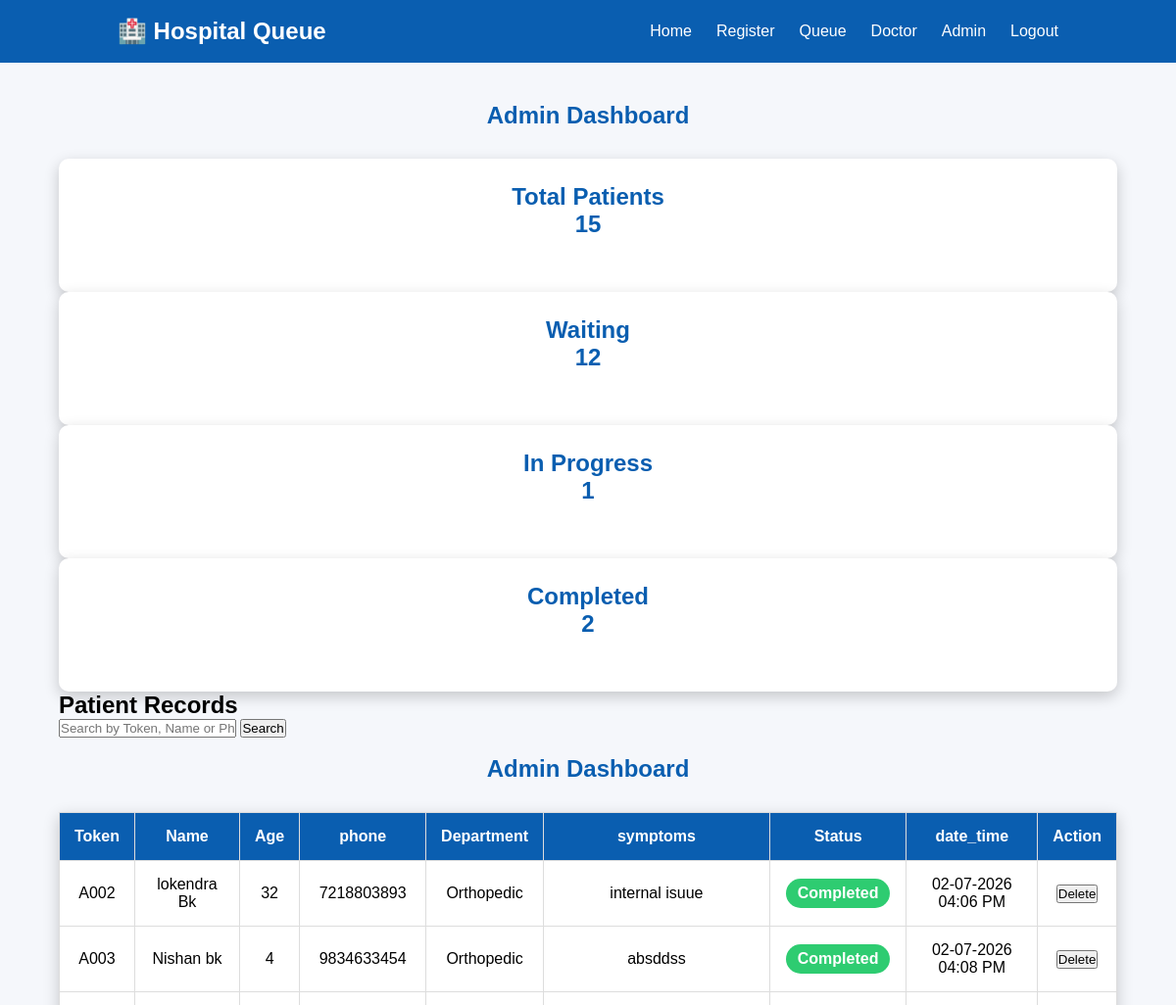
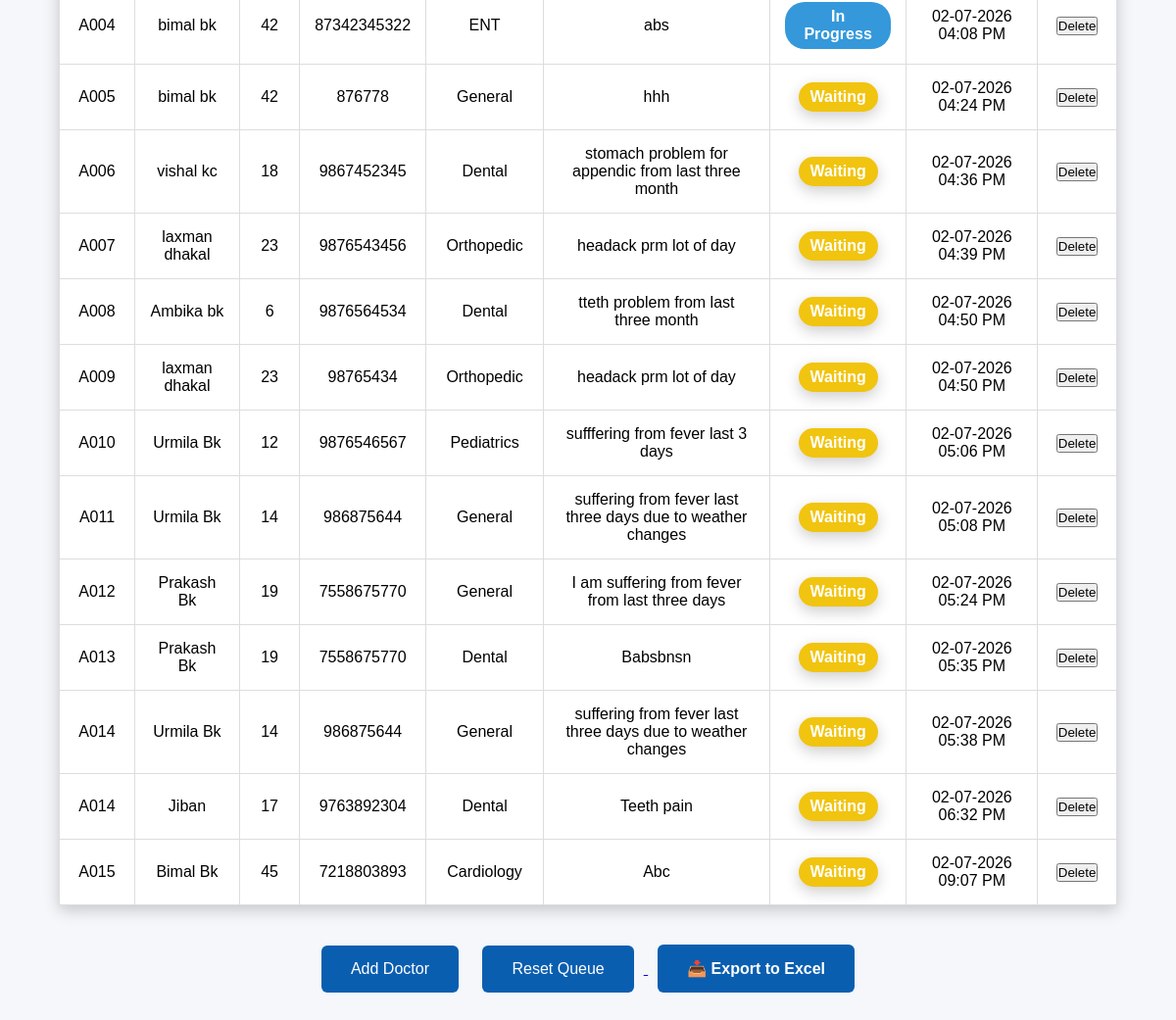
/admin (signed in), run on the app's committed database (2 pictures, top to bottom).
### tables this page shows
CREATE TABLE patients(
            id INTEGER PRIMARY KEY AUTOINCREMENT,
            token TEXT,
            name TEXT,
            age INTEGER,
            gender TEXT,
            phone TEXT,
            department TEXT,
            symptoms TEXT,
            status TEXT
        , date_time TEXT);

### app.py (the view)
@app.route("/admin")
def admin():
    if session.get("user") != "admin":
        return redirect("/login")
    conn = sqlite3.connect("database.db")
    cursor = conn.cursor()
    search = request.args.get("search", "")
    if search:
     cursor.execute("""
        SELECT id, token, name, age,  department, status,date_time
        FROM patients
        WHERE token LIKE ?
        OR name LIKE ?
        OR phone LIKE ?
        ORDER BY id
     """, (
        "%" + search + "%",
        "%" + search + "%",
        "%" + search + "%"
      ))
    else:
     cursor.execute("""
        SELECT id, token, name, age,  phone,department, symptoms, status,date_time
        FROM patients
        ORDER BY id
    """)
    patients = cursor.fetchall()
    cursor.execute("SELECT COUNT(*) FROM patients")
    total = cursor.fetchone()[0]
    cursor.execute("SELECT COUNT(*) FROM patients WHERE status='Waiting'")
    waiting = cursor.fetchone()[0]
    cursor.execute("SELECT COUNT(*) FROM patients WHERE status='In Progress'")
    progress = cursor.fetchone()[0]
    cursor.execute("SELECT COUNT(*) FROM patients WHERE status='Completed'")
    completed = cursor.fetchone()[0]
    conn.close()
    return render_template(
        "admin.html",
        patients=patients,
        total=total,
        waiting=waiting,
        progress=progress,
        completed=completed
    )

### templates/admin.html (shortened to what this page needs)
<!DOCTYPE html>
<html lang="en">
<head>
<link rel="stylesheet"
href="{{ url_for('static', filename='css/style.css') }}">
</head>
<body>
<nav>
<div class="logo">
🏥 Hospital Queue
</div>
<ul>
<li><a href="/">Home</a></li>
<li><a href="/register">Register</a></li>
<li><a href="/queue">Queue</a></li>
<li><a href="/doctor">Doctor</a></li>
<li><a href="/admin">Admin</a></li>
<li><a href="/logout">Logout</a></li>
</ul>
</nav>
<section class="admin-container">
<h1>Admin Dashboard</h1>
<div class="dashboard-card">
    <h2>Total Patients</h2>
    <h1>{{ total }}</h1>
</div>
<div class="dashboard-card">
    <h2>Waiting</h2>
    <h1>{{ waiting }}</h1>
</div>
<div class="dashboard-card">
    <h2>In Progress</h2>
    <h1>{{ progress }}</h1>
</div>
<div class="dashboard-card">
    <h2>Completed</h2>
    <h1>{{ completed }}</h1>
</div>
<h2>Patient Records</h2>
<form action="/admin" method="GET">
    <input
        type="text"
        name="search"
        placeholder="Search by Token, Name or Phone"
    >
    <button type="submit">
        Search
    </button>
</form>
<br>
<h1>Admin Dashboard</h1>
<table>
<tr>
    <th>Token</th>
    <th>Name</th>
    <th>Age</th>
    <th>phone</th>
    <th>Department</th>
    <th>symptoms</th>
    <th>Status</th>
    <th>date_time</th>
    <th>Action</th>
</tr>
{% for patient in patients %}
<tr>
    <td>{{ patient[1] }}</td>
    <td>{{ patient[2] }}</td>
    <td>{{ patient[3] }}</td>
    <td>{{ patient[4] }}</td>
    <td>{{ patient[5] }}</td>
    <td>{{ patient[6] }}</td>
    <td>
      {% if patient[7] == "Waiting" %}
        <span class="status waiting">Waiting</span>
      {% elif patient[7] == "In Progress" %}
        <span class="status progress">In Progress</span>
      {% elif patient[7] == "Completed" %}
        <span class="status completed">Completed</span>
      {% endif %}
   </td>
    <td>{{ patient[8] }}</td>
    <td>
        <a href="/delete/{{ patient[0] }}"
            onclick="return confirm('Are you sure you want to delete this patient?')">
            <button>Delete</button>
        </a>
    </td>
</tr>
{% endfor %}
</table>
<div class="admin-buttons">
<button id="addDoctor">
Add Doctor
</button>
<a href="/reset"
    onclick="return confirm('Are you sure you want to reset the entire queue?')">
    <button id="resetQueue">Reset Queue</button>
</a>
<a href="/export">
    <button class="export-btn">📥 Export to Excel</button>
</a>
</div>
</section>
</body>
</html>

### static/css/style.css (style rules this page uses)
* { margin:0; padding:0; box-sizing:border-box; font-family:Poppins,sans-serif; }
body { background:#f5f7fb; }
nav { display:flex; justify-content:space-between; align-items:center; padding:18px 10%; background:#0a5eb0; color:white; }
.logo { font-size:24px; font-weight:bold; }
nav ul { display:flex; list-style:none; }
nav ul li { margin-left:25px; }
nav a { color:white; text-decoration:none; font-weight:500; }
.waiting { background:white; padding:20px; border-radius:10px; box-shadow:0 5px 15px rgba(0,0,0,.2); }
.admin-container { width:90%; margin:40px auto; }
.admin-container h1 { text-align:center; color:#0a5eb0; margin-bottom:30px; }
.dashboard-card { background:white; padding:25px; text-align:center; border-radius:10px; box-shadow:0 5px 15px rgba(0,0,0,.2); }
.dashboard-card h2 { color:#0a5eb0; }
.admin-container table { width:100%; border-collapse:collapse; background:white; box-shadow:0 5px 15px rgba(0,0,0,.2); }
.admin-container th, .admin-container td { padding:15px; border:1px solid #ddd; text-align:center; }
.admin-container th { background:#0a5eb0; color:white; }
.admin-buttons { margin-top:30px; text-align:center; }
.admin-buttons button { padding:15px 30px; margin:10px; border:none; border-radius:6px; background:#0a5eb0; color:white; cursor:pointer; font-size:16px; }
.status { padding:6px 12px; border-radius:20px; font-weight:bold; color:white; display:inline-block; text-align:center; }
.waiting { background:#f1c40f; }
.progress { background:#3498db; }
.completed { background:#2ecc71; }
.export-btn { background:#28a745; color:white; padding:10px 18px; border:none; border-radius:5px; cursor:pointer; margin:10px; font-weight:bold; }

### data on the page
patients: token "A002", name "lokendra Bk", age "32", phone "7218803893", department "Orthopedic", symptoms "internal isuue", status "Completed", date_time "02-07-2026 04:06 PM"
patients: token "A003", name "Nishan bk", age "4", phone "9834633454", department "Orthopedic", symptoms "absddss", status "Completed", date_time "02-07-2026 04:08 PM"
patients: token "A004", name "bimal bk", age "42", phone "87342345322", department "ENT", symptoms "abs", status "In Progress", date_time "02-07-2026 04:08 PM"
patients: token "A005", name "bimal bk", age "42", phone "876778", department "General", symptoms "hhh", status "Waiting", date_time "02-07-2026 04:24 PM"
patients: token "A006", name "vishal kc", age "18", phone "9867452345", department "Dental", symptoms "stomach problem for appendic from last three month", status "Waiting", date_time "02-07-2026 04:36 PM"
patients: token "A007", name "laxman dhakal", age "23", phone "9876543456", department "Orthopedic", symptoms "headack prm lot of day", status "Waiting", date_time "02-07-2026 04:39 PM"
patients: token "A008", name "Ambika bk", age "6", phone "9876564534", department "Dental", symptoms "tteth problem from last three month", status "Waiting", date_time "02-07-2026 04:50 PM"
patients: token "A009", name "laxman dhakal", age "23", phone "98765434", department "Orthopedic", symptoms "headack prm lot of day", status "Waiting", date_time "02-07-2026 04:50 PM"
patients: token "A010", name "Urmila Bk", age "12", phone "9876546567", department "Pediatrics", symptoms "sufffering from fever last 3 days", status "Waiting", date_time "02-07-2026 05:06 PM"
patients: token "A011", name "Urmila Bk", age "14", phone "986875644", department "General", symptoms "suffering from fever last three days due to weather changes", status "Waiting", date_time "02-07-2026 05:08 PM"
patients: token "A012", name "Prakash Bk", age "19", phone "7558675770", department "General", symptoms "I am suffering from fever from last three days", status "Waiting", date_time "02-07-2026 05:24 PM"
patients: token "A013", name "Prakash Bk", age "19", phone "7558675770", department "Dental", symptoms "Babsbnsn", status "Waiting", date_time "02-07-2026 05:35 PM"
patients: token "A014", name "Urmila Bk", age "14", phone "986875644", department "General", symptoms "suffering from fever last three days due to weather changes", status "Waiting", date_time "02-07-2026 05:38 PM"
patients: token "A014", name "Jiban", age "17", phone "9763892304", department "Dental", symptoms "Teeth pain", status "Waiting", date_time "02-07-2026 06:32 PM"
patients: token "A015", name "Bimal Bk", age "45", phone "7218803893", department "Cardiology", symptoms "Abc", status "Waiting", date_time "02-07-2026 09:07 PM"

### other printed values
{{ total }} "15"
{{ waiting }} "12"
{{ progress }} "1"
{{ completed }} "2"
